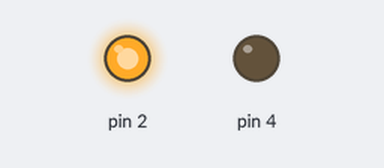
A sketch run on a simulated Arduino Uno, built with avr-gcc and run on an emulated ATmega328P. Parts: output pins drawn as LEDs (lit = HIGH).

Above: at 0.5 s.
At 1.5 s:
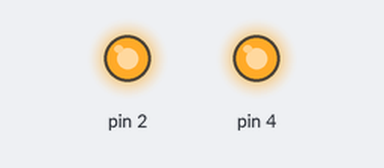
At 14.7 s:
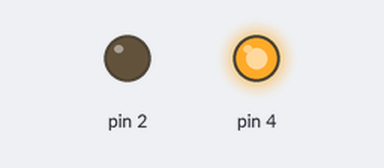
At 28.0 s:
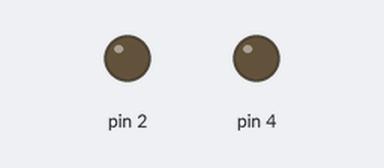
Timing chart, 0 to 28.9 s (numbered marks = the images above):
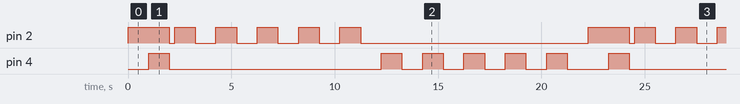

The sketch:

doubleBlink.ino
```cpp
void setup() {
  // put your setup code here, to run once:
  pinMode(2, OUTPUT);
  pinMode(4, OUTPUT);
}

void loop() {
  // put your main code here, to run repeatedly:

  digitalWrite(2, HIGH);
  delay(1000);
  digitalWrite(4, HIGH);
  delay(1000);

  digitalWrite(2, LOW);
  digitalWrite(4, LOW);

  delay(250);

  for(int i = 0; i < 5; i++)
  {
  digitalWrite(2, HIGH);
  delay(1000);
  digitalWrite(2, LOW);
  delay(1000);
  }


  for(int i = 0; i < 5; i++)
  {
  digitalWrite(4, HIGH);
  delay(1000);
  digitalWrite(4, LOW);
  delay(1000);
  }
}
```

Measured:
- by itself, pin 2: repeats every 22.3 s: LOW 0.25 s, 4 × (HIGH 1.0 s, LOW 1.0 s), HIGH 1.0 s, LOW 11.0 s, HIGH 2.0 s
- by itself, pin 4: repeats every 22.3 s: LOW 10.3 s, 4 × (HIGH 1.0 s, LOW 1.0 s), HIGH 1.0 s, LOW 2.0 s, HIGH 1.0 s
- by itself, everything shown: repeats every 22.3 s, in 23 steps
